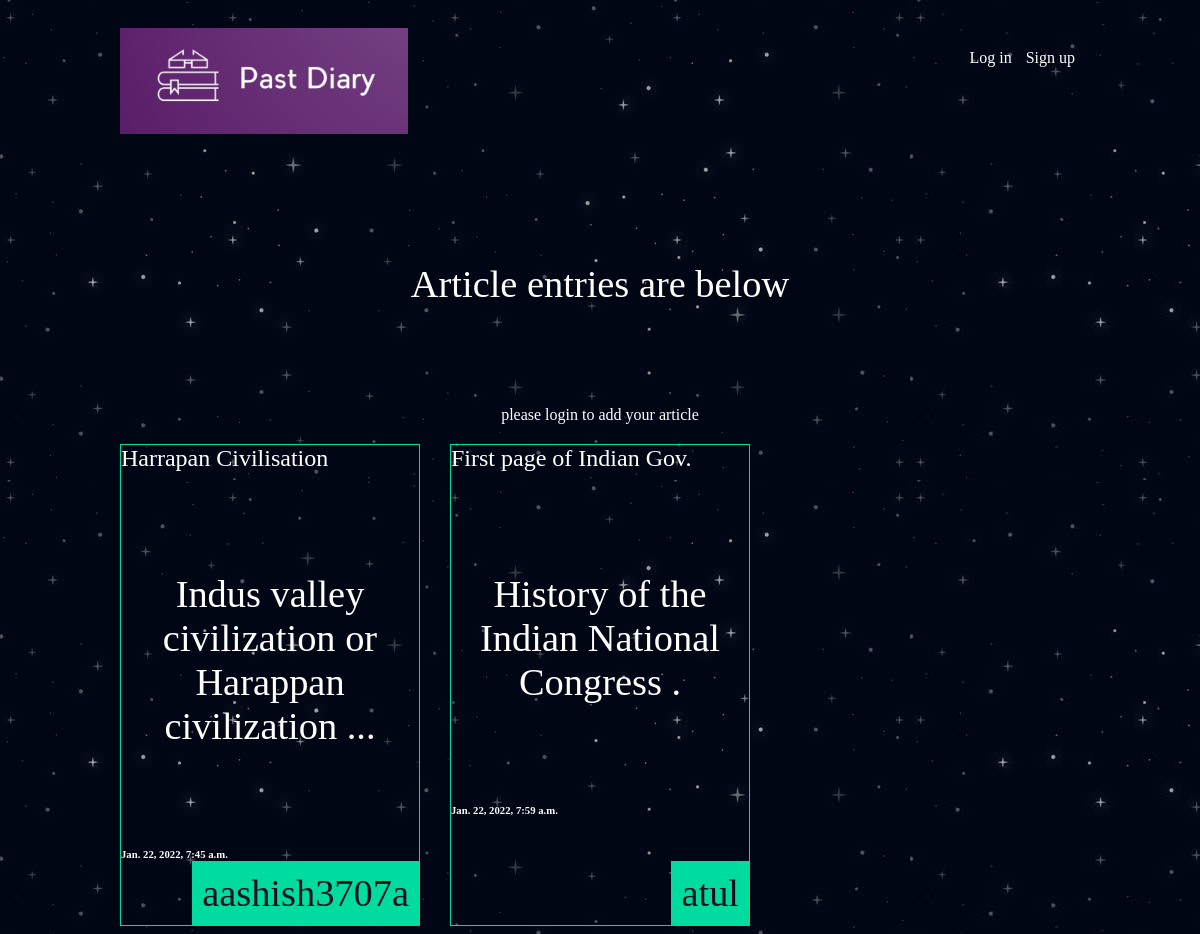
Before: / with the older database file.
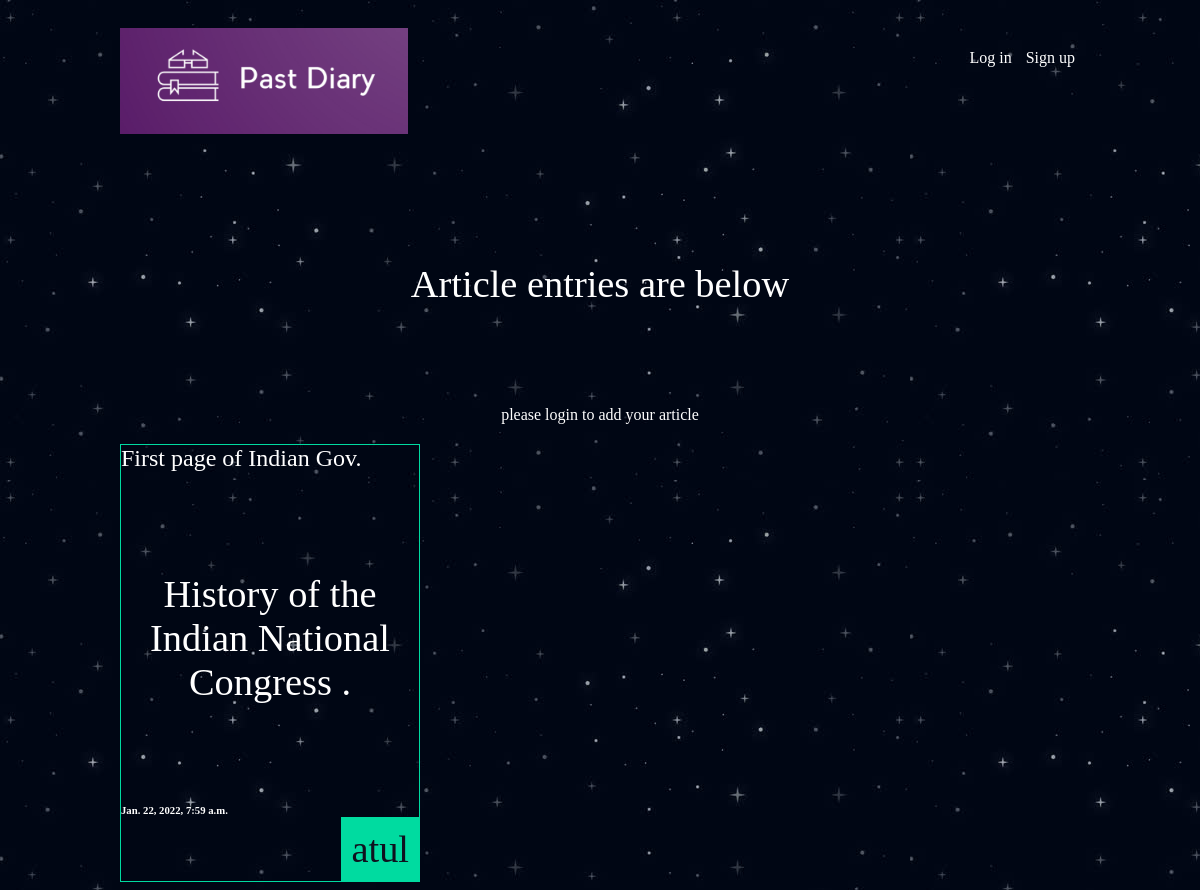
After: the same page with the newer database file.
### blog/models.py (models this page shows, shortened)
class Article(models.Model):
    title = models.CharField(max_length=30)
    desc = models.CharField(max_length=100)
    body = models.TextField()
    date = models.DateTimeField(auto_now_add=True)
    slug = models.SlugField()
    thumbnail = models.ImageField(default="413065110.jpg",blank=True)
    input_by = models.ForeignKey(User, default=None,on_delete = models.DO_NOTHING)

### blog/views.py (the view)
# urls.py: path("", blog_views.func1,name="home"),
def func1(request):
    article= Article.objects.all()
    return render(request, "index.html",{"article":article})

### template/index.html
{%extends 'base.html'%}
{%block content%}
<h1>Article entries are below</h1>
{%if user.is_authenticated%}
{%else%}
<p style=" text-align:center;
    margin: 20px;
    font-size: 1em;">please login to add your article</p>
{%endif%}
<div class="articles">
    {%for i in article%}
   <div class="article">
    <h2><a href="{%url 'blog:blogdetails' slug=i.slug %}" >{{i.title}} </a></h2>
    <p>{{i.desc|slice:":50"}}
    {%if i.desc|slice:"50:"%}...
        {%else%}
        .
        {%endif%}
    </p>
    <h6>{{i.date}}</h6>
       <p class="author">{{i.input_by.username}}</p>
      </div>
    {%endfor%}
</div>
{%endblock%}

### template/base.html (shortened to what this page needs)
{%load static%}
<!DOCTYPE html>
<html lang="en">
<head>
    <link rel="stylesheet", href="{%static 'style.css'%}">
    </head>
    <body>
       <header class="wrapper">
           <h1> <img src="{%static 'starts.png' %}"></h1>
    <nav>
        <ul>
            <li>
    {%if user.is_authenticated%}
                <form class="logout-link" action="{%url 'Accounts:Logout_page'%}" method="post">
            {%csrf_token%}
        <button type="submit" >Logout</button>
    </form>
            </li>
            <li><a href="{%url 'blog:blogcreate'%}" class="highlights">Add article</a></li>
    {%else%}
            <li><a href="{%url 'Accounts:Login_page'%}">Log in</a></li>
            <li><a href="{%url 'Accounts:Signup_page'%}">Sign up</a></li>
     {%endif%}
        </ul>
        </nav>
       </header>
<div class="wrapper">
{%block content%}
{% endblock %}
    </div>
</body>
</html>

### Sfiles/style.css (style rules this page uses)
body { background-color: #0f121f; background-image: url(/static/stars.png); background-repeat-y: no-repeat; color: #fff; }
body * { font-family: Ubuntu; }
h1, h2, h3, h4, h5 { font-weight: normal; margin: 0; }
a, a:hover, a:visited { color: #fff; text-decoration: none; }
.wrapper { max-width:960px; margin:0 auto; }
.wrapper img { max-width:60%; }
div.wrapper h1,p { text-align:center; margin: 100px auto; font-size: 2.4em; }
header { display:grid; grid-template-columns:1fr 1fr; padding: 20px 0; }
nav { justify-self:end; }
nav li { display:inline-block; margin-left:20 px; padding:5px; }
.articles { display:grid; grid-template-columns:1fr 1fr 1fr; grid-gap:30px; }
.article { padding;10px; border:1px solid #00dba0; position:relative; padding-bottom:40px; }
.article h2 { font size: 1.2em; }
.article .author { padding:10px; background:#00dba0; color:#0f121f; position:absolute; right:0; bottom:0; margin:0; }

Changed rows visible on the page:
removed Article: title "Harrapan Civilisation", desc "Indus valley civilization or Harappan civilization", date "Jan. 22, 2022, 7:45 a.m.", input_by.username "aashish3707a"
